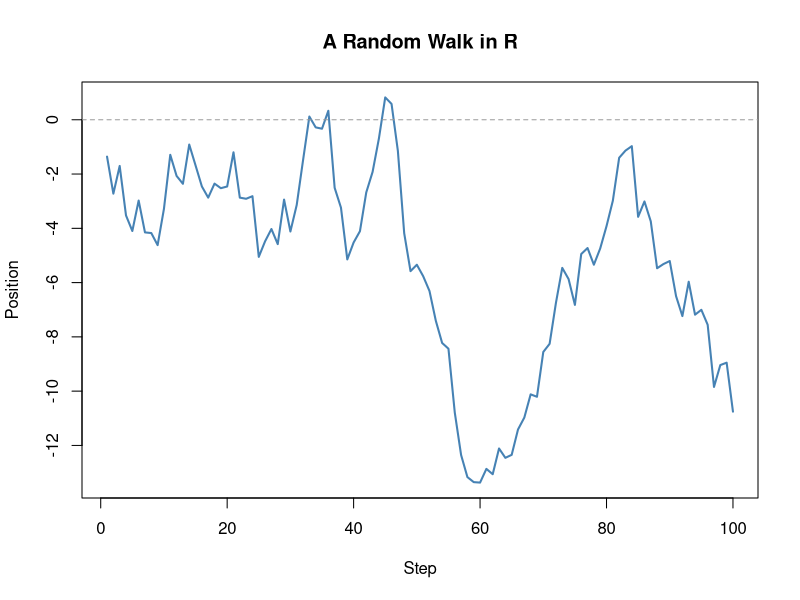

This figure's R source:
# ICA 16: A tiny example of R code for Git practice
# Change the title or the seed to make this example your own.

set.seed(721)
steps <- rnorm(100)
position <- cumsum(steps)

# Print a simple summary to the R console.
cat("Final position:", round(tail(position, 1), 2), "\n")

# Draw a plot using base R (no packages required).
plot(
  position,
  type = "l",
  lwd = 2,
  col = "steelblue",
  main = "A Random Walk in R",
  xlab = "Step",
  ylab = "Position"
)
abline(h = 0, lty = 2, col = "gray60")
